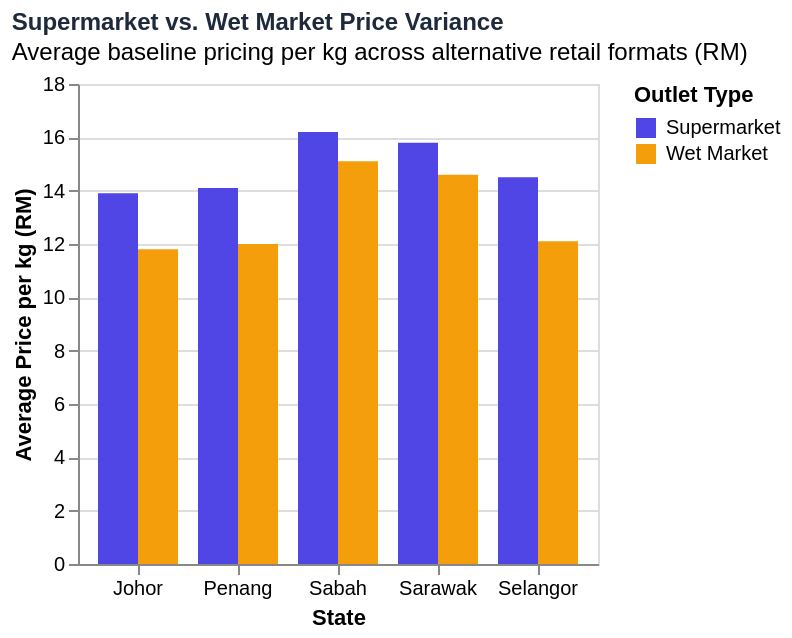

Write the Vega-Lite specification saved for this chart.
### Vega-Lite specification from a JSON file in a GitHub repository (floating-point values rounded to 4 significant figures)
{"$schema": "https://vega.github.io/schema/vega-lite/v5.json", "width": "container", "height": 240, "title": {"text": "Supermarket vs. Wet Market Price Variance", "subtitle": "Average baseline pricing per kg across alternative retail formats (RM)", "fontSize": 12, "anchor": "start", "color": "#1e293b"}, "data": {"values": [{"state": "Selangor", "market_type": "Supermarket", "price": 14.5}, {"state": "Selangor", "market_type": "Wet Market", "price": 12.1}, {"state": "Johor", "market_type": "Supermarket", "price": 13.9}, {"state": "Johor", "market_type": "Wet Market", "price": 11.8}, {"state": "Penang", "market_type": "Supermarket", "price": 14.1}, {"state": "Penang", "market_type": "Wet Market", "price": 12.0}, {"state": "Sabah", "market_type": "Supermarket", "price": 16.2}, {"state": "Sabah", "market_type": "Wet Market", "price": 15.1}, {"state": "Sarawak", "market_type": "Supermarket", "price": 15.8}, {"state": "Sarawak", "market_type": "Wet Market", "price": 14.6}]}, "mark": "bar", "encoding": {"x": {"field": "state", "type": "nominal", "title": "State", "axis": {"labelAngle": 0}}, "y": {"field": "price", "type": "quantitative", "title": "Average Price per kg (RM)"}, "xOffset": {"field": "market_type"}, "color": {"field": "market_type", "type": "nominal", "scale": {"range": ["#4f46e5", "#f59e0b"]}, "title": "Outlet Type"}, "tooltip": [{"field": "state", "type": "nominal", "title": "State"}, {"field": "market_type", "type": "nominal", "title": "Outlet"}, {"field": "price", "type": "quantitative", "title": "Price (RM)"}]}}
